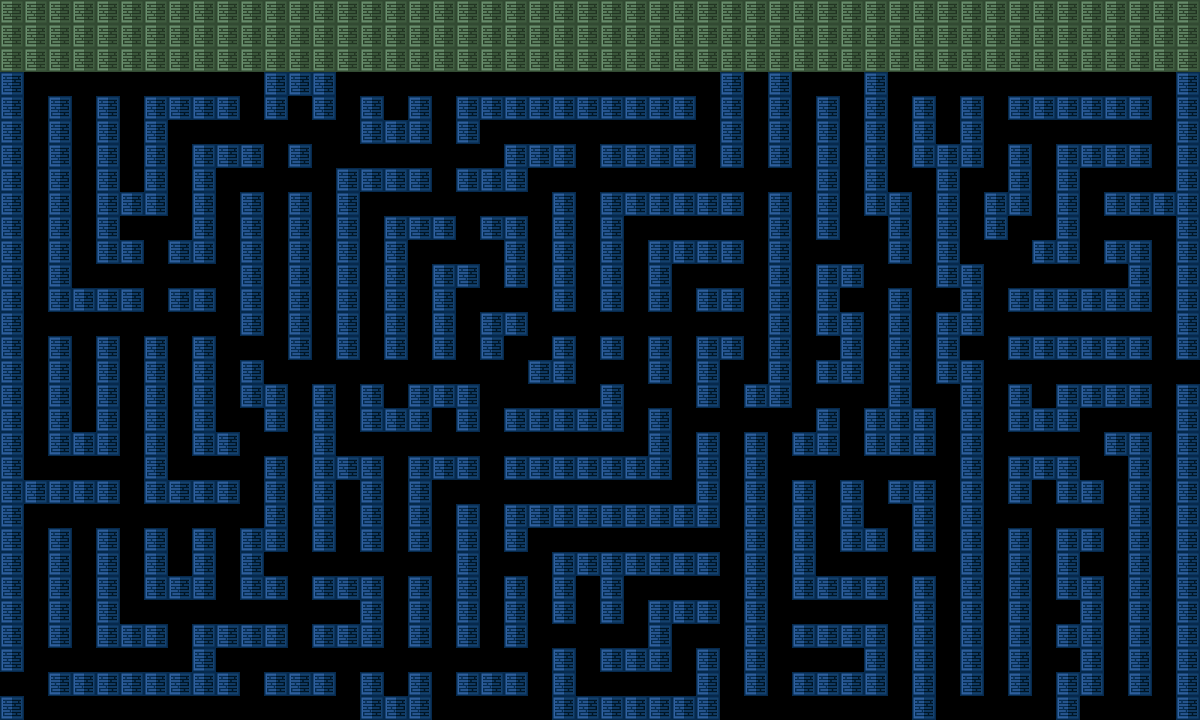

This game map was drawn from its Tiled (.tmx) file and the tilesets committed beside it. A one-line description and the trimmed map source follow:
An orthogonal 50x30 tile map with 24x24 px tiles, 2 tile layers (Wall, Food) and 45 objects (Goal, Home).

<map version="1.10" tiledversion="1.11.2" orientation="orthogonal" renderorder="right-down" width="50" height="30" tilewidth="24" tileheight="24" infinite="0" nextlayerid="5" nextobjectid="47">
 <tileset firstgid="1" source="VargasTileSet.tsx" />
 <layer id="1" name="Wall" width="50" height="30">
  <data>[1500 cells, 750 non-empty, 2 distinct tile ids]</data>
 </layer>
 <layer id="2" name="Food" width="50" height="30">
  <data>[1500 cells, 750 non-empty, 1 distinct tile ids]</data>
 </layer>
 <objectgroup id="3" name="WayPoints">
  <object id="1" name="Goal" x="1188.8" y="371.774">
   <point />
  </object>
  <object id="2" name="Home" x="11.3719" y="685.814">
   <point />
  </object>
 </objectgroup>
 <objectgroup id="4" name="TripTiles">
  <object id="3" x="106.721" y="517.86">
   <point />
  </object>
  <object id="4" x="180.201" y="635.953">
   <point />
  </object>
  <object id="5" x="349.905" y="684.939">
   <point />
  </object>
  <object id="6" x="251.932" y="494.241">
   <point />
  </object>
  <object id="7" x="131.214" y="348.156">
   <point />
  </object>
  <object id="8" x="158.332" y="256.306">
   <point />
  </object>
  <object id="9" x="467.123" y="659.571">
   <point />
  </object>
  <object id="10" x="468.873" y="494.241">
   <point />
  </object>
  <object id="11" x="1165.18" y="685.814">
   <point />
  </object>
  <object id="12" x="1138.07" y="230.063">
   <point />
  </object>
  <object id="13" x="1017.35" y="375.273">
   <point />
  </object>
  <object id="14" x="971.862" y="712.057">
   <point />
  </object>
  <object id="15" x="922.875" y="88.3511">
   <point />
  </object>
  <object id="16" x="757.545" y="712.932">
   <point />
  </object>
  <object id="17" x="756.67" y="420.761">
   <point />
  </object>
  <object id="18" x="782.038" y="181.951">
   <point />
  </object>
  <object id="19" x="705.059" y="110.22">
   <point />
  </object>
  <object id="20" x="1019.1" y="444.38">
   <point />
  </object>
  <object id="21" x="349.03" y="111.095">
   <point />
  </object>
  <object id="22" x="686.689" y="446.129">
   <point />
  </object>
  <object id="23" x="635.953" y="302.668">
   <point />
  </object>
  <object id="24" x="373.524" y="350.78">
   <point />
  </object>
  <object id="25" x="561.598" y="323.662">
   <point />
  </object>
  <object id="26" x="251.932" y="181.951">
   <point />
  </object>
  <object id="27" x="613.209" y="180.201">
   <point />
  </object>
  <object id="28" x="706.809" y="588.716">
   <point />
  </object>
  <object id="29" x="1018.22" y="517.86">
   <point />
  </object>
  <object id="30" x="1117.07" y="494.241">
   <point />
  </object>
  <object id="31" x="1044.47" y="157.457">
   <point />
  </object>
  <object id="32" x="444.38" y="182.825">
   <point />
  </object>
  <object id="33" x="36.74" y="350.78">
   <point />
  </object>
  <object id="34" x="58.6091" y="88.3511">
   <point />
  </object>
  <object id="35" x="276.425" y="326.287">
   <point />
  </object>
  <object id="36" x="922" y="566.846">
   <point />
  </object>
  <object id="37" x="924.625" y="471.497">
   <point />
  </object>
  <object id="39" x="540.604" y="397.142">
   <point />
  </object>
  <object id="40" x="826.651" y="252.807">
   <point />
  </object>
  <object id="41" x="802.158" y="466.249">
   <point />
  </object>
  <object id="42" x="900.131" y="279.049">
   <point />
  </object>
  <object id="43" x="1019.97" y="325.412">
   <point />
  </object>
  <object id="44" x="708.558" y="638.577">
   <point />
  </object>
  <object id="45" x="993.731" y="110.22">
   <point />
  </object>
  <object id="46" x="1165.18" y="111.97">
   <point />
  </object>
 </objectgroup>
</map>
